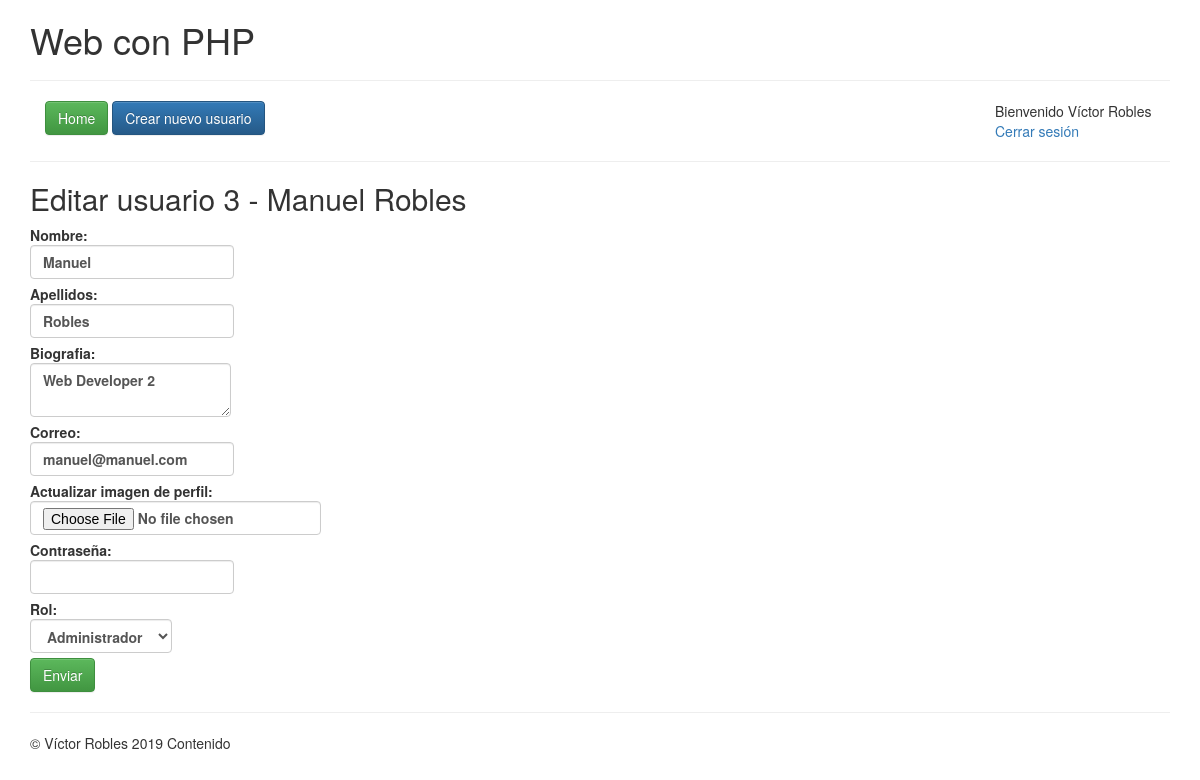
Screenshot of /app/editar.php?id=3 (signed in) with the database file from the repository.
### tables this page shows
CREATE TABLE `users` (
  `user_id` int(255) NOT NULL,
  `name` varchar(50) DEFAULT NULL,
  `surname` varchar(255) DEFAULT NULL,
  `bio` text,
  `email` varchar(255) DEFAULT NULL,
  `password` varchar(255) DEFAULT NULL,
  `role` varchar(20) DEFAULT NULL,
  `image` varchar(255) DEFAULT NULL
);

### app/editar.php (the view, shortened to what this page needs)
<?php require_once 'includes/header.php'; ?>
<?php
function setValueField($data, $field, $textarea = false){
	if(isset($data) && count($data)>=1){
		if($textarea != false){
			echo $data[$field];
		}else{
			echo "value='{$data[$field]}'";
		}
	}
}
$id = $_GET["id"];
$user_query = mysqli_query($db, "SELECT * FROM users WHERE user_id = {$id}");
$user = mysqli_fetch_assoc($user_query);
?>
<h2>Editar usuario <?php echo $user["user_id"]." - ".$user["name"]." ".$user["surname"]; ?></h2>
<form action="" method="POST" enctype="multipart/form-data">
	<label for="name">Nombre:
		<input type="text" name="name" class="form-control" <?php setValueField($user, "name"); ?>/>
	</label>
	<br/>
	<label for="surname">
		Apellidos:
		<input type="text" name="surname" class="form-control" <?php setValueField($user, "surname"); ?>/>
	</label>
	<br/>
	<label for="bio">
		Biografia:
		<textarea name="bio" class="form-control"><?php setValueField($user, "bio", true); ?></textarea>
	</label>
	<br/>
	<label for="email">
		Correo:
		<input type="email" name="email" class="form-control" <?php setValueField($user, "email"); ?>/>
	</label>
	<br/>
	<label for="image">
		Actualizar imagen de perfil:
		<input type="file" name="image" class="form-control" />
	</label>
	<br/>
	<label for="password">
		Contraseña:
		<input type="password" name="password" class="form-control" />
	</label>
	<br/>
	<label for="role">
		Rol:
		<select name="role" class="form-control">
			<option value="1" <?php if($user["role"] == 1){ echo "selected='selected'"; } ?>>Administrador</option>
		</select>
	</label>
	<br/>
	<input type="submit" value="Enviar" name="submit" class="btn btn-success" />
</form>
<?php require_once 'includes/footer.php'; ?>

### rows the page displays
users: user_id "3", name "Manuel", surname "Robles", bio "Web Developer 2", email "manuel@manuel.com", role "Administrador"

### other values shown
$_SESSION["logged"]["name"] "Víctor"
$_SESSION["logged"]["surname"] "Robles"
$variable "Contenido"
